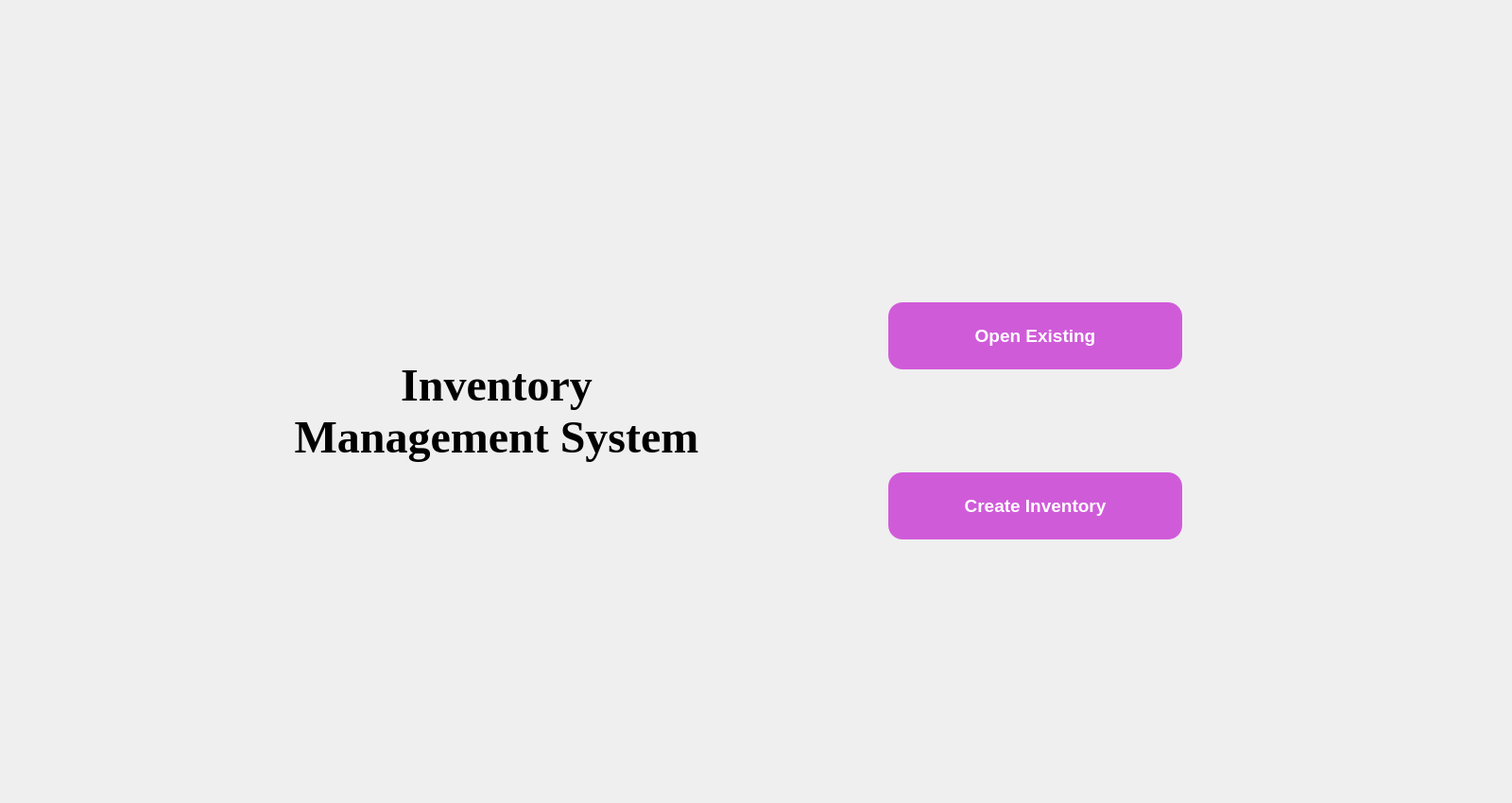
<?xml version="1.0" encoding="UTF-8"?>
<ui version="4.0">
 <class>MainWindow</class>
 <widget class="QWidget" name="MainWindow">
  <property name="geometry">
   <rect>
    <x>0</x>
    <y>0</y>
    <width>1600</width>
    <height>850</height>
   </rect>
  </property>
  <property name="windowTitle">
   <string>Form</string>
  </property>
  <property name="styleSheet">
   <string notr="true"/>
  </property>
  <widget class="QLabel" name="label_5">
   <property name="geometry">
    <rect>
     <x>0</x>
     <y>0</y>
     <width>1601</width>
     <height>851</height>
    </rect>
   </property>
   <property name="text">
    <string/>
   </property>
   <property name="pixmap">
    <pixmap resource="../test.qrc">:/newPrefix/warehouse-6-blog.jpg</pixmap>
   </property>
   <property name="scaledContents">
    <bool>true</bool>
   </property>
  </widget>
  <widget class="QPushButton" name="opbtn">
   <property name="enabled">
    <bool>true</bool>
   </property>
   <property name="geometry">
    <rect>
     <x>940</x>
     <y>320</y>
     <width>311</width>
     <height>71</height>
    </rect>
   </property>
   <property name="font">
    <font>
     <pointsize>14</pointsize>
     <weight>75</weight>
     <bold>true</bold>
    </font>
   </property>
   <property name="styleSheet">
    <string notr="true">QPushButton{
color:#ffffff;
background-color:#d05bd9;
border-radius:15px;
}

QPushButton::hover{

background-color:#b000bd;}
</string>
   </property>
   <property name="text">
    <string>Open Existing</string>
   </property>
  </widget>
  <widget class="QPushButton" name="crtbtn">
   <property name="enabled">
    <bool>true</bool>
   </property>
   <property name="geometry">
    <rect>
     <x>940</x>
     <y>500</y>
     <width>311</width>
     <height>71</height>
    </rect>
   </property>
   <property name="font">
    <font>
     <pointsize>14</pointsize>
     <weight>75</weight>
     <bold>true</bold>
    </font>
   </property>
   <property name="styleSheet">
    <string notr="true">QPushButton{
color:#ffffff;
background-color:#d05bd9;
border-radius:15px;
}

QPushButton::hover{

background-color:#b000bd;}
</string>
   </property>
   <property name="text">
    <string>Create Inventory</string>
   </property>
  </widget>
  <widget class="QLabel" name="label_4">
   <property name="geometry">
    <rect>
     <x>310</x>
     <y>280</y>
     <width>431</width>
     <height>311</height>
    </rect>
   </property>
   <property name="font">
    <font>
     <family>Times New Roman</family>
     <pointsize>36</pointsize>
     <weight>75</weight>
     <italic>false</italic>
     <bold>true</bold>
    </font>
   </property>
   <property name="styleSheet">
    <string notr="true">font: Bold 36pt &quot;Times New Roman&quot;;
color:#000000;
font-variant: small-caps;</string>
   </property>
   <property name="text">
    <string>Inventory Management System</string>
   </property>
   <property name="alignment">
    <set>Qt::AlignCenter</set>
   </property>
   <property name="wordWrap">
    <bool>true</bool>
   </property>
  </widget>
 </widget>
 <resources>
  <include location="../test.qrc"/>
  <include location="../test.qrc"/>
 </resources>
 <connections/>
</ui>
